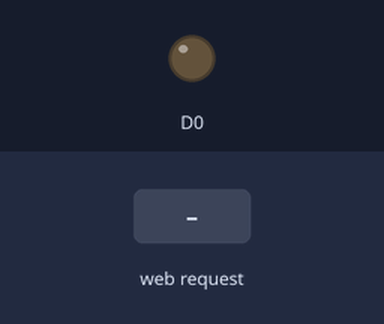
This sketch was run on a simulated ESP8266 (NodeMCU). Parts: output pins drawn as LEDs (lit = HIGH). Inputs (shaded band) come from the test bench. WiFi joins after 1.5 s; servers stay silent unless stated; not simulated (calls return 0 or success): secrets.h.

Above: at 2.7 s.
2.8 s: HTTP request GET /turn/on?secret= received
At 3.8 s:
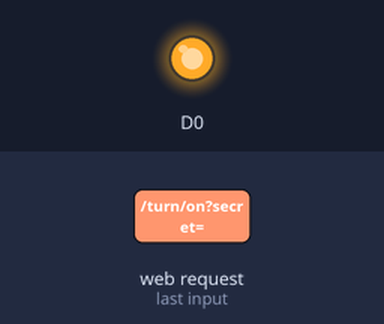
4.3 s: HTTP request GET /turn/off?secret= received
At 4.9 s:
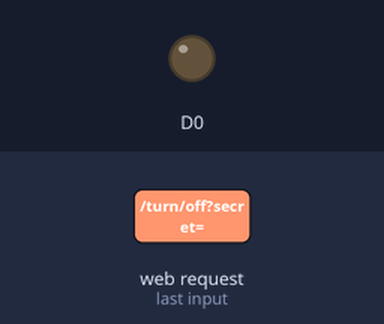
Timing chart, 0 to 7.3 s (numbered marks = the images above; inputs shaded):
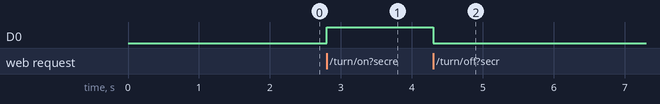

Measured:
- after the input at 2.8 s, D0: LOW → HIGH at once
- after the input at 4.3 s, D0: HIGH → LOW at once

The sketch:

room-iot-esp-relay.ino
```cpp
#include <ESP8266WiFi.h>
#include "secrets.h"

const String responseOk = String("HTTP/1.1 200 OK\r\n") +
  "Content-Type: text/plain\r\n" +
  "Connection: close\r\n" +
  "\r\n" +
  "Your request has been processed" +
  "\r\n";

const String responseError = String("HTTP/1.1 404 Not Found\r\n") +
  "Content-Type: text/plain\r\n" +
  "Connection: close\r\n" +
  "\r\n" +
  "Unable to process your request" +
  "\r\n";

WiFiServer server(80);

bool isEnabled = false;

String getStatusResponse() {
  return String("HTTP/1.1 200 OK\r\n") +
    "Content-Type: text/plain\r\n" +
    "Connection: close\r\n" +
    "\r\n" +
    (isEnabled ? "on" : "off") +
    "\r\n";
}

void setup() {
  pinMode(D0, OUTPUT);
  digitalWrite(D0, LOW);

  WiFi.begin(ssid, password);

  while (WiFi.status() != WL_CONNECTED) {
    delay(500);
  }

  server.begin();
}

void loop() {
  WiFiClient client = server.available();
  if (client) {
    while (client.connected()) {
      if (client.available()) {
        String line = client.readStringUntil('\r');
        if (line.equals(String("GET /status?secret=") + secret + " HTTP/1.1")) {
          client.println(getStatusResponse());
        } else if (line.equals(String("GET /turn/on?secret=") + secret + " HTTP/1.1")) {
          client.println(responseOk);
          digitalWrite(D0, HIGH);
          isEnabled = true;
        } else if (line.equals(String("GET /turn/off?secret=") + secret + " HTTP/1.1")) {
          client.println(responseOk);
          digitalWrite(D0, LOW);
          isEnabled = false;
        } else {
          client.println(responseError);
        }
        break;
      }
    }
    delay(1);

    client.stop();
  }
}
```
